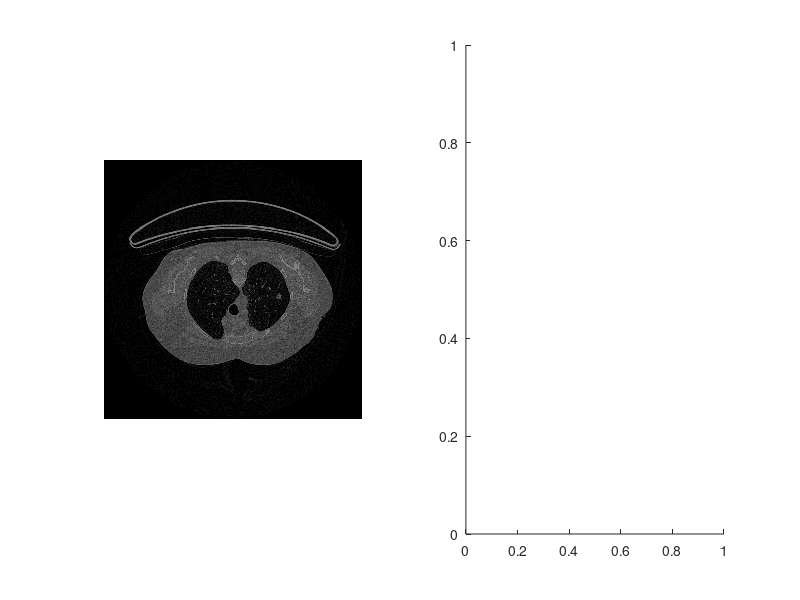

This figure's MATLAB source: (Note: this script raises an error after producing the figure.)
image = load("LungCut.mat");
subplot(1, 2, 1);
imshow(image.Im);
subplot(1, 2, 2);
histogram(image.Im)
% Arrière plan : Partie gauche
% Poumons : Partie gauche 
